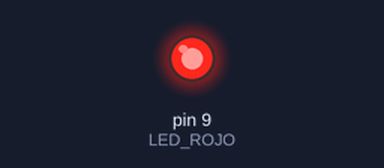
Bench run of a sketch on a simulated Arduino Uno, built with avr-gcc and run on an emulated ATmega328P. Shown: output pins drawn as LEDs (lit = HIGH). Storage starts empty; no radio packets arrive unless stated.

Above: at 0.1 s.
At 2.1 s:
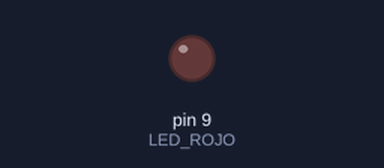
Timing chart, 0 to 3.6 s (numbered marks = the images above):
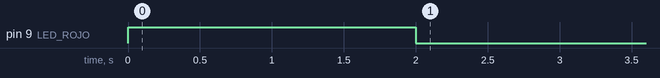

The sketch:

nrf24_nano_transmite_archivo_sd.ino
```cpp
/*
   Dec 2014 - TMRh20 - Updated
   Derived from examples by J. Coliz <maniacbug@ymail.com>
*/
/**
 * Example for efficient call-response using ack-payloads
 *
 * This example continues to make use of all the normal functionality of the radios including
 * the auto-ack and auto-retry features, but allows ack-payloads to be written optionlly as well.
 * This allows very fast call-response communication, with the responding radio never having to
 * switch out of Primary Receiver mode to send back a payload, but having the option to switch to
 * primary transmitter if wanting to initiate communication instead of respond to a commmunication.
 */

#include <SPI.h>
#include "RF24.h"
#include <SD.h>

#define SD_CS             10        // alias del pin conectado a CS de la SD
#define LED_ROJO          9

/****************** User Config ***************************/
/***      Set this radio as radio number 0 or 1         ***/
bool radioNumber = 0;

/* Hardware configuration: Set up nRF24L01 radio on SPI bus plus pins A1 & A2 */
RF24 radio(A1,A2);
/**********************************************************/
                                                                           // Topology
byte addresses[][6] = {"1Node","2Node"};              // Radio pipe addresses for the 2 nodes to communicate.

// Role management: Set up role.  This sketch uses the same software for all the nodes
// in this system.  Doing so greatly simplifies testing.
typedef enum { role_ping_out = 1, role_pong_back } role_e;                 // The various roles supported by this sketch
const char* role_friendly_name[] = { "invalid", "Ping out", "Pong back"};  // The debug-friendly names of those roles

//role_e role = role_pong_back;                                              // The role of the current running sketch
role_e role = role_ping_out;
byte counter = 1;                                                          // A single byte to keep track of the data being sent back and forth


//char data[32]= "abcdefghijklmnopqrstvwyz0123456";
char data[32];
int i;

byte gotByte;                                           // Initialize a variable for the incoming response

void setup(){

//  Serial.begin(9600);
//  Serial.println(F("RF24/examples/GettingStarted_CallResponse"));
//  Serial.println(F("*** PRESS 'T' to begin transmitting to the other node"));


  pinMode(LED_ROJO, OUTPUT);
  // prender 2 segs el led rojo
  digitalWrite(LED_ROJO,HIGH);
  delay(2000);    //2 segs
  digitalWrite(LED_ROJO,LOW);


  //pin CS a la SD definido como salida
  pinMode(SD_CS,OUTPUT);
  // initializar SPI
  SPI.begin();

  //Inicializar SD
  if (!SD.begin(SD_CS)) {
    //Serial.println("Card failed, or not present");
      digitalWrite(LED_ROJO,HIGH);
    // don't do anything more:
    return;
  }


  // Setup and configure radio

  radio.begin();

  //radio.setPALevel(RF24_PA_LOW);

  radio.setPALevel(RF24_PA_MAX);

  radio.enableAckPayload();                     // Allow optional ack payloads
  radio.enableDynamicPayloads();                // Ack payloads are dynamic payloads

  if(radioNumber){
    radio.openWritingPipe(addresses[1]);        // Both radios listen on the same pipes by default, but opposite addresses
    radio.openReadingPipe(1,addresses[0]);      // Open a reading pipe on address 0, pipe 1
  }else{
    radio.openWritingPipe(addresses[0]);
    radio.openReadingPipe(1,addresses[1]);
  }
  radio.startListening();                       // Start listening

  radio.writeAckPayload(1,&counter,1);          // Pre-load an ack-paylod into the FIFO buffer for pipe 1
  //radio.printDetails();


  radio.stopListening();


  // abrir archivo
  File dataFile = SD.open("TRAMAS.txt");
  if (dataFile) {                                        // si se pudo abrir el archivo
     while (dataFile.available()) {                      // mientras no se haya llegado al final
        for (i = 0; i < 31; i = i + 1) {
            data[i] = dataFile.read();                   // cargar arreglo de 32 bytes a enviar
            }

        //enviarlo via Nordic
        if (radio.write(&data,32) ){                         // Send the counter variable to the other radio
             if(!radio.available()){                             // If nothing in the buffer, we got an ack but it is blank
        }else{
            while(radio.available() ){                      // If an ack with payload was received
                radio.read( &gotByte, 1 );                  // Read it, and display the response time
            }
        }

    }else{        Serial.println(F("Sending failed.")); }          // If no ack response, sending failed
    delay(8);


//        for (i = 0; i < 32; i = i + 1) {
//           //Serial.print(data[i]);                       //mostrar por pantalla
//        }
  }
  dataFile.close();
  }
}


void loop(void) {


}
```
